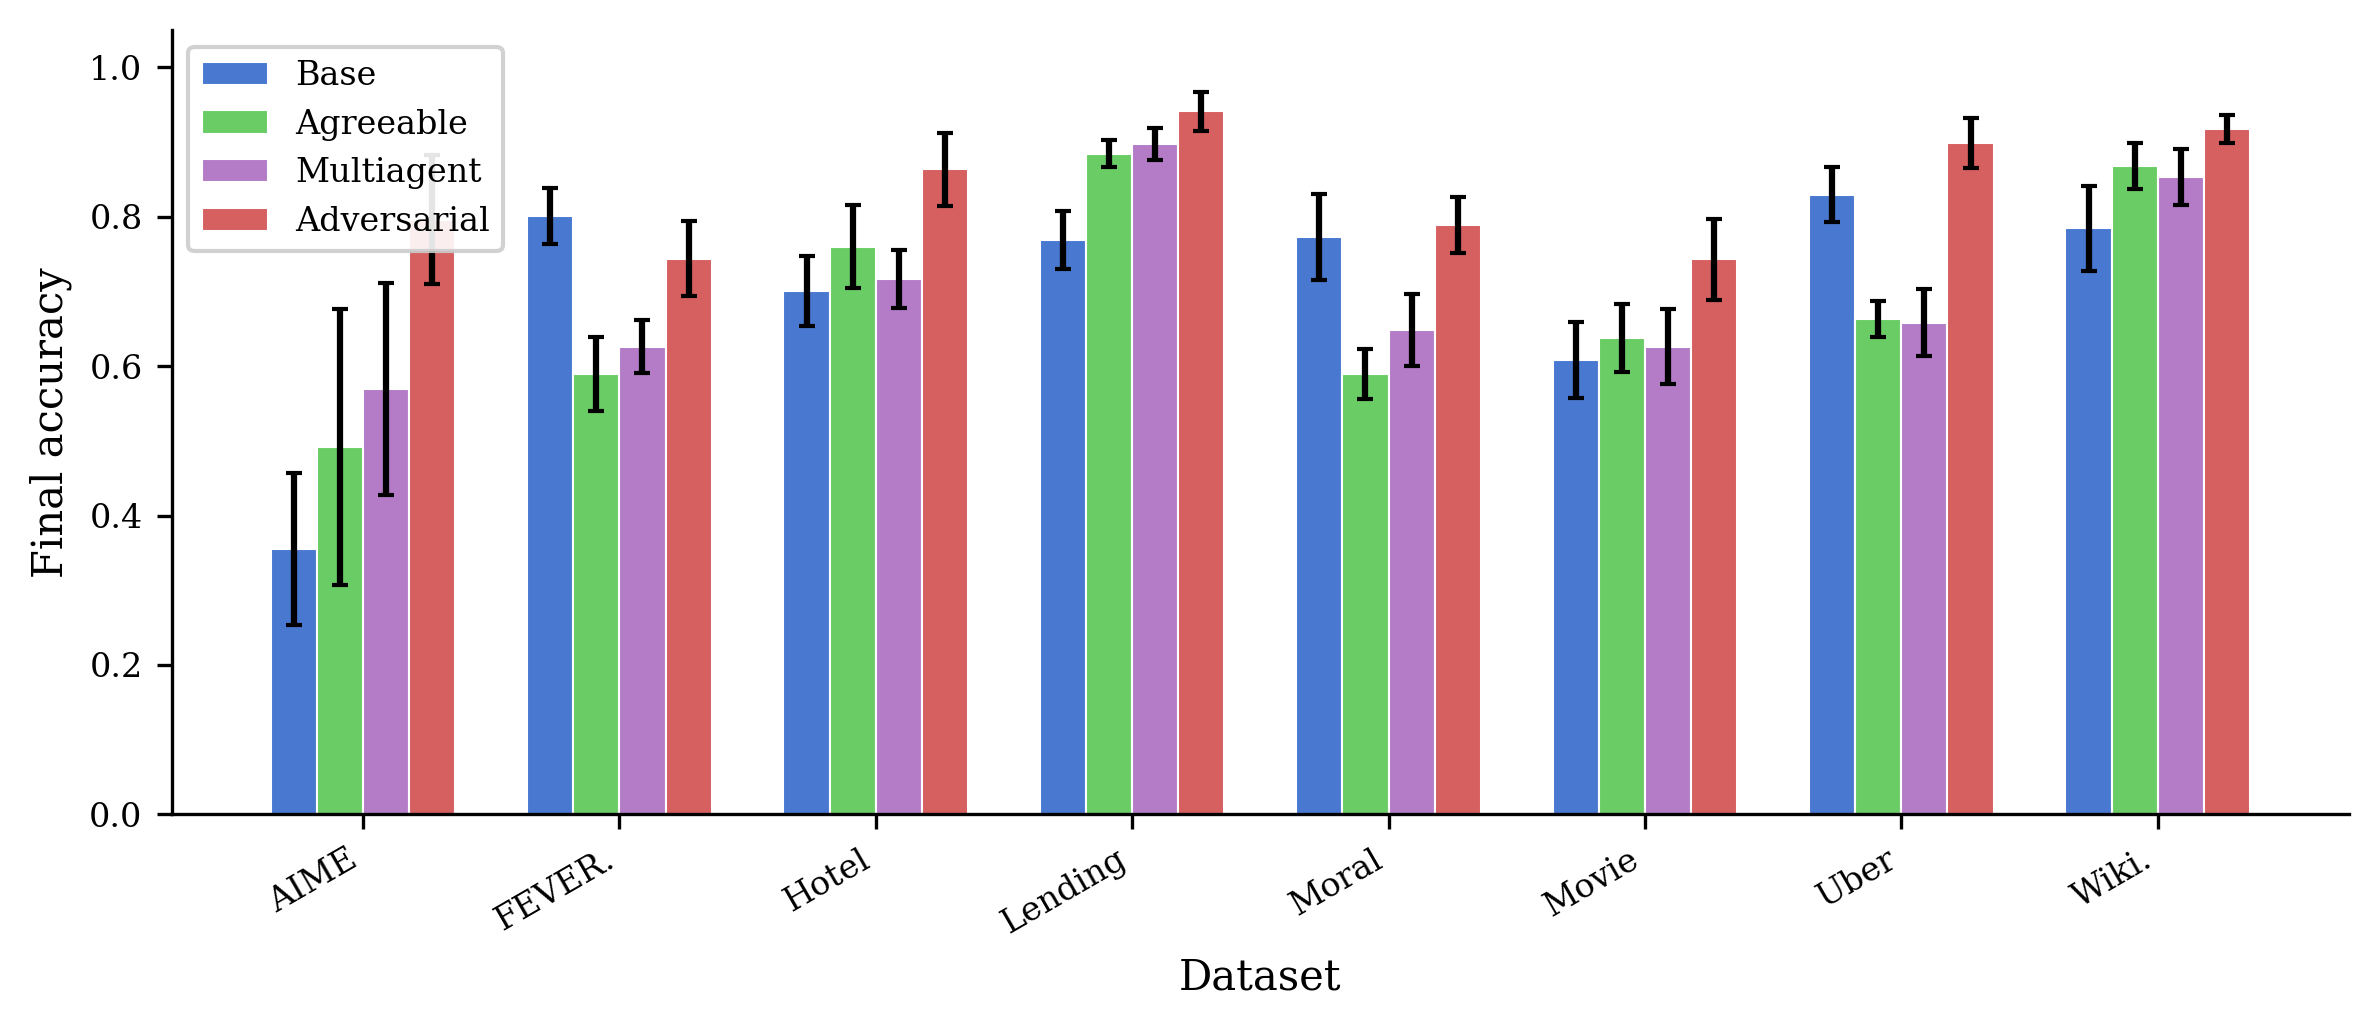

Here is the Python script that generated this plot:
import pandas as pd
import numpy as np
import matplotlib
import matplotlib.pyplot as plt
import os, glob

matplotlib.rcParams.update({
    "font.family": "serif",
    "font.size": 9,
    "axes.labelsize": 10,
    "axes.titlesize": 11,
    "xtick.labelsize": 8,
    "ytick.labelsize": 8,
    "legend.fontsize": 8,
    "figure.dpi": 300,
})

results_dir = os.path.join(os.environ["WORK"], "madm/results")
datasets = ["AIME", "FEVEROUS", "HotelBookings", "LendingClub",
            "MoralMachine", "MovieLens", "Uber", "WikipediaToxicity"]
methods = ["base", "agreeable", "multiagent", "adversarial"]
gt_cols = {"AIME": "Answer"}

rows = []
for ds in datasets:
    for f in glob.glob(os.path.join(results_dir, ds, "*.csv")):
        basename = os.path.basename(f)
        parts = basename.replace(".csv", "").split("_", 1)
        if len(parts) != 2:
            continue
        method, model = parts
        if method not in methods:
            continue
        df = pd.read_csv(f)
        gt = gt_cols.get(ds, "human_response")
        if gt not in df.columns or "llm_prediction" not in df.columns:
            continue
        final_acc = ((df.get("llm_escalate", 0) == 1) | (df["llm_prediction"] == df[gt])).mean()
        rows.append({"dataset": ds, "method": method, "model": model, "final_acc": final_acc})

data = pd.DataFrame(rows)

colors = {
    "base": "#4878CF",
    "agreeable": "#6ACC65",
    "multiagent": "#B47CC7",
    "adversarial": "#D65F5F",
}
labels = {
    "base": "Base",
    "agreeable": "Agreeable",
    "multiagent": "Multiagent",
    "adversarial": "Adversarial",
}

ds_short = {
    "AIME": "AIME",
    "FEVEROUS": "FEVER.",
    "HotelBookings": "Hotel",
    "LendingClub": "Lending",
    "MoralMachine": "Moral",
    "MovieLens": "Movie",
    "Uber": "Uber",
    "WikipediaToxicity": "Wiki.",
}

fig, ax = plt.subplots(figsize=(8, 3.5))

n_ds = len(datasets)
n_methods = len(methods)
bar_width = 0.18
x = np.arange(n_ds)

for i, method in enumerate(methods):
    means = []
    sems = []
    for ds in datasets:
        subset = data[(data["dataset"] == ds) & (data["method"] == method)]
        if len(subset) > 0:
            means.append(subset["final_acc"].mean())
            sems.append(subset["final_acc"].sem() if len(subset) > 1 else 0)
        else:
            means.append(0)
            sems.append(0)

    offset = (i - (n_methods - 1) / 2) * bar_width
    ax.bar(x + offset, means, bar_width, yerr=sems, capsize=2,
           color=colors[method], label=labels[method], edgecolor="white", linewidth=0.5)

ax.set_xlabel("Dataset")
ax.set_ylabel("Final accuracy")
ax.set_xticks(x)
ax.set_xticklabels([ds_short[ds] for ds in datasets], rotation=30, ha="right")
ax.set_ylim(0, 1.05)
ax.spines["top"].set_visible(False)
ax.spines["right"].set_visible(False)
ax.legend(loc="upper left", framealpha=0.9)
fig.tight_layout()

out = os.path.join(os.environ["WORK"], "madm/paper/figures/fig_by_dataset.pdf")
fig.savefig(out, bbox_inches="tight")
print("Saved %s" % out)

out_png = os.path.join(os.environ["WORK"], "madm/paper/figures/fig_by_dataset.png")
fig.savefig(out_png, bbox_inches="tight")
print("Saved %s" % out_png)
